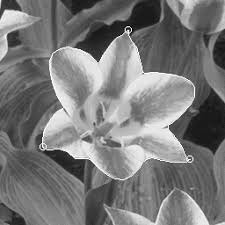
%> input picture flower.jpg, 225 x 225 px
$ octave exp3.3.m   (GNU Octave 9; MATLAB toolbox functions it lacks are replaced by stand-ins)
%> lines starting %> are read from the running program, lines starting %| are printed output that depends on the picture
%% lab arithmetics operation
I = imread("flower.jpg");
%> I is the input picture: size 225x225x3 uint8; min 0, max 255, mean 120.3
J = imread("cats.jpg");
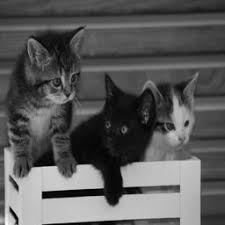
%> input picture cats.jpg, 225 x 225 px
%> J is the input picture: size 225x225x3 uint8; min 0, max 252, mean 88.7

subplot(2,3,1);
imshow(I);
title("Cats");

subplot(2,3,2);
imshow(J);
title("Flower");

subplot(2,3,3);
a=imadd(I,J);
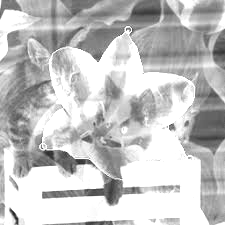
%> a: size 225x225x3 uint8; min 30, max 255, mean 194.8
imshow(a);
title("Added");

subplot(2,3,4);
b=imsubtract(I,J);
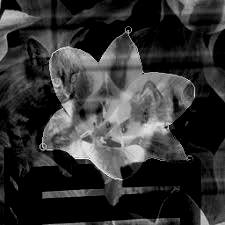
%> b: size 225x225x3 uint8; min 0, max 248, mean 51.3
imshow(b);
title("Substacted")

subplot(2,3,5);
c=immultiply(I,J);
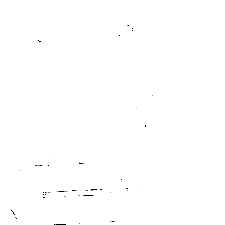
%> c: size 225x225x3 uint8; min 0, max 255, mean 254.5
imshow(c);
title("Multiplied");

subplot(2,3,6);
d=imdivide(I,J);
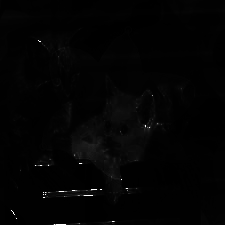
%> d: size 225x225x3 uint8; min 0, max 255, mean 3.2
imshow(d);
title("Divided");
